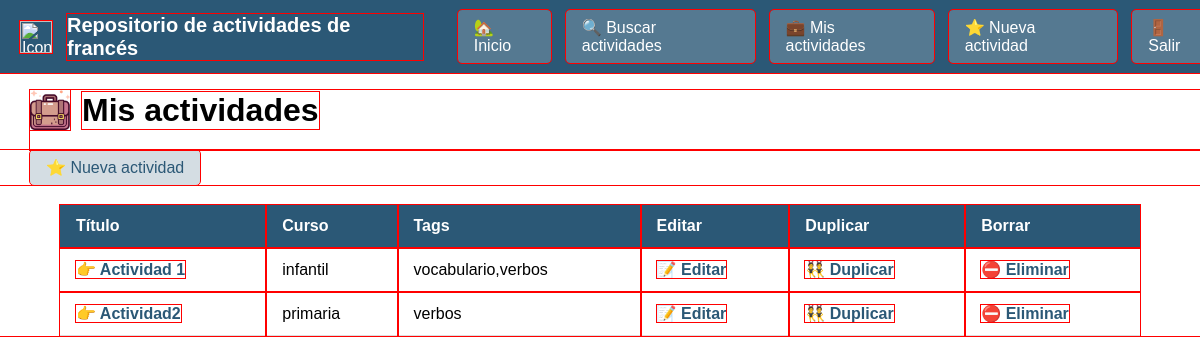
Page /mis-actividades/ (signed in) on the earlier database version.
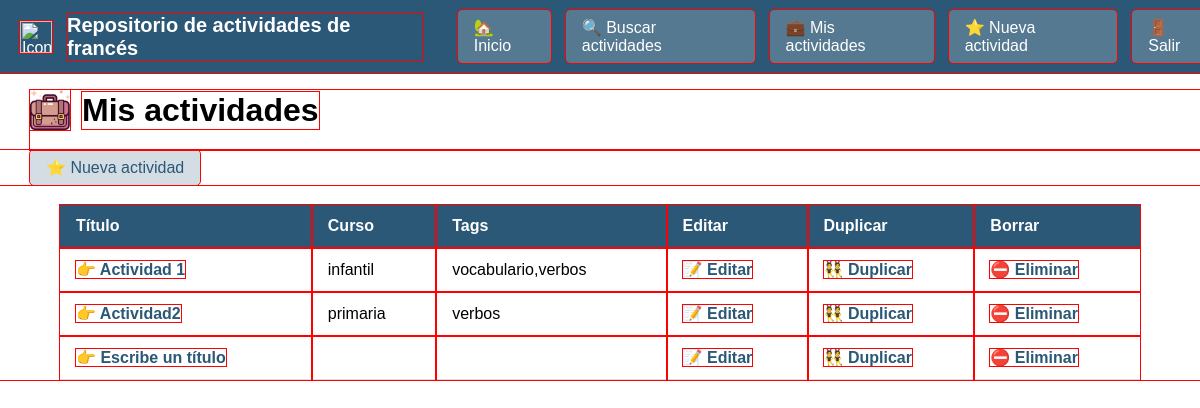
Same page on the later database version.
### app/models.py (models this page shows, shortened)
class Actividad(models.Model):
    class Curso(models.TextChoices):
        INFANTIL = 'infantil', 'Infantil'
        PRIMARIA = 'primaria', 'Primaria'
    class Tag(models.TextChoices):
        VERBOS = 'verbos', 'Verbos'
        VOCABULARIO = 'vocabulario', 'Vocabulario'
        COMPRENSION = 'comprension', 'Comprensión'
    usuario = models.ForeignKey(User, on_delete=models.CASCADE, related_name='actividades')
    titulo = models.CharField(max_length=255)
    curso = models.CharField(max_length=20, choices=Curso.choices)
    tags = models.CharField(max_length=200)
    json = models.CharField(max_length=2000)
    imagen = models.ImageField(upload_to='actividades/', null=True, blank=True)

### app/views.py (the view)
# urls.py: path('mis-actividades/', views.mis_actividades, name='mis_actividades'),
@login_required
def mis_actividades(request):
    actividades = Actividad.objects.filter(usuario=request.user)
    return render(request, 'mis_actividades.html', {'actividades': actividades})

### app/templates/mis_actividades.html
{% extends 'base.html' %}
{% load static %}
{% block content %}
<div class="titulo-seccion">
    <img src="{% static 'img/icono_actividades.png' %}" alt="Icono" class="titulo-icono">
    <h1>Mis actividades</h1>
</div>
<nav class="menu-seccion">
    <a href="{% url 'nueva_actividad' %}">⭐ Nueva actividad</a>
</nav>
{% if actividades %}
<table class="tabla-actividades">
    <thead>
        <tr>
            <th>Título</th>
            <th>Curso</th>
            <th>Tags</th>
            <th>Editar</th>
            <th>Duplicar</th>
            <th>Borrar</th>
        </tr>
    </thead>
    <tbody>
        {% for actividad in actividades %}
        <tr>
            <td>
                <a href="{% url 'visor_actividad' actividad.id %}">
                    <strong>👉 {{ actividad.titulo }}</strong>
                </a>
            </td>
            <td>{{ actividad.curso }}</td>
            <td>{{ actividad.tags }}</td>
            <td>
                <a href="{% url 'editar_actividad' actividad.id %}">
                    <strong>📝 Editar</strong>
                </a>
            </td>
            <td>
                <a href="{% url 'duplicar_actividad' actividad.id %}">
                    <strong>👯 Duplicar</strong>
                </a>
            </td>
            <td>
                <a href="{% url 'borrar_actividad' actividad.id %}">
                    <strong>⛔ Eliminar</strong>
                </a>
            </td>
        </tr>
        {% endfor %}
    </tbody>
</table>
{% else %}
<p>No tienes actividades creadas.</p>
{% endif %}
{% endblock %}

Differences in the rows shown:
added Actividad: titulo "Escribe un título"
